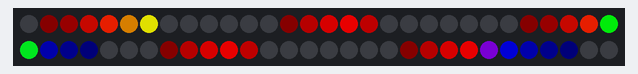
A program run on a simulated ESP32. On the bench: 60 RGB LEDs in strip order, left to right, continuing on the next row. Dim RGB values are drawn brighter than linear.

Above: at 0.45 s.
At 5.25 s:
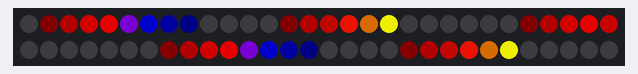
At 10.05 s:
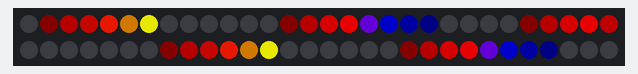
At 19.96 s:
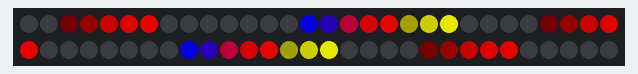
At 29.87 s:
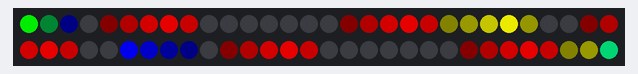
At 39.77 s:
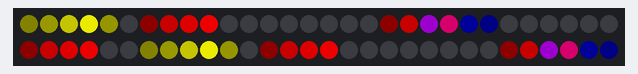

The program:

main.cpp
```cpp
#include <Arduino.h>
#include <FastLED.h>
#include "protocol.h"

#define LED_PIN     5
#define N_LEDS    60
#define N_STEPS_PER_LED 10 // divide each led into this many steps
#define REFRESH_MS   20
#define PERIOD_MS   200
#define PULSE_MS    1000
#define BPM 80
#define WAVE_WIDTH 6
#define N_PATTERNS 3
#define SHAPE_SIZE 4
#define N_SHAPES 2

const uint8_t SHAPES[N_SHAPES][SHAPE_SIZE] = {
    {16, 128, 196, 255},
    {8, 32, 128, 255},
};
const uint16_t N_TOTAL_STEPS = N_LEDS * N_STEPS_PER_LED;

void update_pattern_leds(uint millis, Pattern pattern, CRGB *leds);
CRGB combine_inks(CRGB c1, CRGB c2);

Pattern make_pattern(CRGB color, uint16_t ms_per_led, uint8_t spacing, int8_t direction, uint8_t offset, uint8_t shape) {
    return {color.r, color.g, color.b, ms_per_led, spacing, direction, offset, shape};
}

Pattern patterns[N_PATTERNS] = {
    make_pattern(CRGB::Red, 200, 12, 1, 0, 0),
    make_pattern(CRGB::Yellow, 100, 24, 1, 0, 1),
    make_pattern(CRGB::Blue, 100, 24, -1, 0, 1),
};
CRGB leds[N_LEDS];
CRGB pattern_leds[N_PATTERNS][N_LEDS];

void setup() {
    FastLED.addLeds<WS2812B, LED_PIN, GRB>(leds, N_LEDS);
    FastLED.setBrightness(255);

    fill_solid(leds, N_LEDS, CRGB::Black);
}

void loop() {
    EVERY_N_MILLISECONDS(REFRESH_MS) {
        fill_solid(leds, N_LEDS, CRGB::Black);

        uint32_t ms = millis();
        for (int i = 0; i < N_PATTERNS; i++) {
            update_pattern_leds(ms, patterns[i], leds);
        }

        nscale8_video(leds, N_LEDS, 200);

        FastLED.show();
    }
}

void update_pattern_leds(uint millis, Pattern pattern, CRGB *leds) {
    uint16_t step = (millis * pattern.direction) / (pattern.ms_per_led / N_STEPS_PER_LED); // Aka divide by ms_per_step
    uint8_t step_offset = step % N_STEPS_PER_LED;
    const uint16_t step_pattern_sz = (SHAPE_SIZE + 1) * N_STEPS_PER_LED;
    static uint8_t step_pattern[step_pattern_sz];
    memset(step_pattern, 0, step_pattern_sz);
    for (int i = 0; i < SHAPE_SIZE * N_STEPS_PER_LED; i++) {
        uint8_t shape_idx = i / N_STEPS_PER_LED;
        if (pattern.direction == -1) {
            shape_idx = SHAPE_SIZE - 1 - shape_idx;
        }
        step_pattern[i + step_offset] = SHAPES[pattern.shape][shape_idx];
    }
    uint16_t led_pattern[SHAPE_SIZE + 1] = {};
    for (int i = 0; i < step_pattern_sz; i++) {
        led_pattern[i / N_STEPS_PER_LED] += step_pattern[i];
    }
    for (int i = 0; i < SHAPE_SIZE + 1; i++) {
        led_pattern[i] = led_pattern[i] / N_STEPS_PER_LED;
    }

    uint8_t led = (step / N_STEPS_PER_LED) % N_LEDS;
    uint8_t n_pats = N_LEDS / pattern.spacing;

    for (int i = 0; i < n_pats; i++) {
        for (int j = 0; j < SHAPE_SIZE + 1; j++) {
            uint8_t led_idx = (led + i * pattern.spacing + pattern.offset + j) % N_LEDS;
            if (led_pattern[j] > 0) {
                // leds[led_idx] += CRGB(pattern.color).nscale8(led_pattern[j]); // ligth-additive
                leds[led_idx] = combine_inks(leds[led_idx], CRGB(pattern.r, pattern.g, pattern.b).nscale8(led_pattern[j]));
            }
        }
    }
}

CRGB combine_inks(CRGB c1, CRGB c2) {
    if (!c1) return c2;
    if (!c2) return c1;

    CHSV h1 = rgb2hsv_approximate(c1);
    CHSV h2 = rgb2hsv_approximate(c2);

    // Blend hue along the shorter arc, weighted by value
    int16_t diff = (int16_t)h2.hue - h1.hue;
    if (diff > 128) diff -= 256;
    if (diff < -128) diff += 256;
    uint16_t total = (uint16_t)h1.val + h2.val;
    uint8_t hue = h1.hue + (int8_t)((int32_t)diff * h2.val / total);

    uint8_t sat = max(h1.sat, h2.sat);
    uint8_t val = qadd8(h1.val, h2.val);

    return CHSV(hue, sat, val);
}
```
